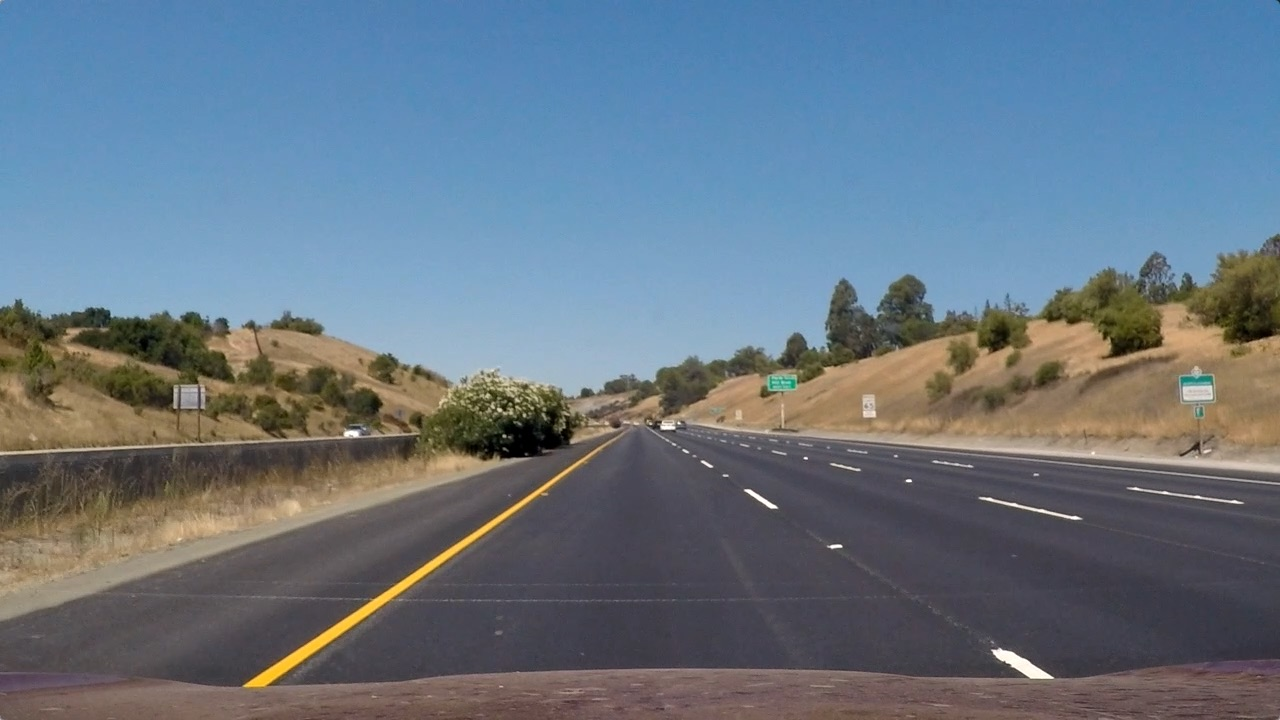
#> input picture test_images/straight_lines1.jpg, 1280 x 720 px; its folder holds only this picture in this run
$ python binarization_utils.py   (older library calls are emulated)
#> lines starting #> are read from the running program, lines starting #| are printed output that depends on the picture; after the words box and inside, x2 and y2 are one past the last pixel; in counts of white or black regions, pixels touching at a corner belong together
import cv2
import numpy as np
import glob
import matplotlib.pyplot as plt


def thresh_frame_in_HLS(frame, thresh=(170,255)):
    """
    Threshold a color frame in HLS space
    """
    hls = cv2.cvtColor(frame, cv2.COLOR_BGR2HLS)
    s_channel = hls[:,:,2]
    binary_output = np.zeros_like(s_channel)
    binary_output[(s_channel > thresh[0]) & (s_channel <= thresh[1])] = 1
    return binary_output

def thresh_frame_sobel(frame, kernel_size):
    """
    Apply Sobel edge detection to an input frame, then threshold the result
    """
    gray = cv2.cvtColor(frame, cv2.COLOR_BGR2GRAY)

    sobel_x = cv2.Sobel(gray, cv2.CV_64F, 1, 0, ksize=kernel_size)
    sobel_y = cv2.Sobel(gray, cv2.CV_64F, 0, 1, ksize=kernel_size)

    sobel_mag = np.sqrt(sobel_x ** 2 + sobel_y ** 2)
    sobel_mag = np.uint8(sobel_mag / np.max(sobel_mag) * 255)

    _, sobel_mag = cv2.threshold(sobel_mag, 50, 1, cv2.THRESH_BINARY)

    return sobel_mag.astype(bool)


def get_binary_from_equalized_grayscale(frame):
    """
    Apply histogram equalization to an input frame, threshold it and return the (binary) result.
    """
    gray = cv2.cvtColor(frame, cv2.COLOR_BGR2GRAY)

    eq_global = cv2.equalizeHist(gray)

    _, th = cv2.threshold(eq_global, thresh=250, maxval=255, type=cv2.THRESH_BINARY)

    return th


def binarize(img, verbose=True):
    """
    Convert an input frame to a binary image which highlight as most as possible the lane-lines.

    :param img: input color frame
    :param verbose: if True, show intermediate results
    :return: binarized frame
    """
    h, w = img.shape[:2]

    binary = np.zeros(shape=(h, w), dtype=np.uint8)

    # highlight yellow lines by threshold in HLS color space
    HLS_mask = thresh_frame_in_HLS(img)
    binary = np.logical_or(binary, HLS_mask)

    # highlight white lines by thresholding the equalized frame
    eq_white_mask = get_binary_from_equalized_grayscale(img)
    binary = np.logical_or(binary, eq_white_mask)

    # get Sobel binary mask (thresholded gradients)
    sobel_mask = thresh_frame_sobel(img, kernel_size=9)
    binary = np.logical_or(binary, sobel_mask)

    # apply a light morphology to "fill the gaps" in the binary image
    kernel = np.ones((5, 5), np.uint8)
    closing = cv2.morphologyEx(binary.astype(np.uint8), cv2.MORPH_CLOSE, kernel)

    if verbose:
        f, ax = plt.subplots(2, 3)
        f.set_facecolor('white')
        ax[0, 0].imshow(cv2.cvtColor(img, cv2.COLOR_BGR2RGB))
        ax[0, 0].set_title('input_frame')
        ax[0, 0].set_axis_off()
        ax[0, 0].set_axis_bgcolor('red')
        ax[0, 1].imshow(eq_white_mask, cmap='gray')
        ax[0, 1].set_title('white mask')
        ax[0, 1].set_axis_off()

        ax[0, 2].imshow(HSV_yellow_mask, cmap='gray')
        ax[0, 2].set_title('yellow mask')
        ax[0, 2].set_axis_off()

        ax[1, 0].imshow(sobel_mask, cmap='gray')
        ax[1, 0].set_title('sobel mask')
        ax[1, 0].set_axis_off()

        ax[1, 1].imshow(binary, cmap='gray')
        ax[1, 1].set_title('before closure')
        ax[1, 1].set_axis_off()

        ax[1, 2].imshow(closing, cmap='gray')
        ax[1, 2].set_title('after closure')
        ax[1, 2].set_axis_off()
        plt.show()

    return closing


if __name__ == '__main__':

    test_images = glob.glob('test_images/*.jpg')
    for test_image in test_images:
        img = cv2.imread(test_image)
#> img is the input picture: shape (720, 1280, 3); mean B, G, R 131.2, 117.7, 103.2
        binarize(img=img, verbose=True)
#> in binarize, `HLS_mask = thresh_frame_in_HLS(img)`:
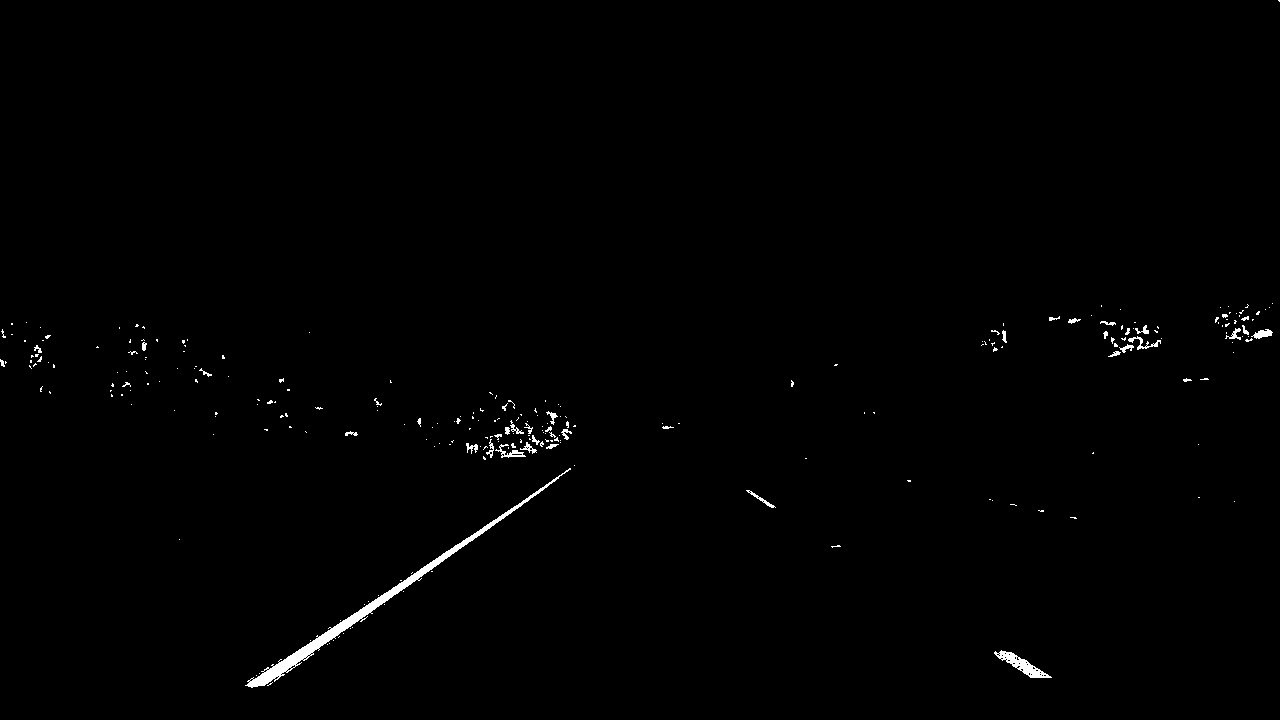
#> HLS_mask: shape (720, 1280); values 0 (black) and 1 (white), 0.65% white; 257 white regions (217 under 20 px), largest, box (x1, y1, x2, y2) and area: (245, 468, 571, 688) 2713, (994, 650, 1052, 678) 514, (495, 444, 526, 458) 142
#> in get_binary_from_equalized_grayscale, `eq_global = cv2.equalizeHist(gray)`:
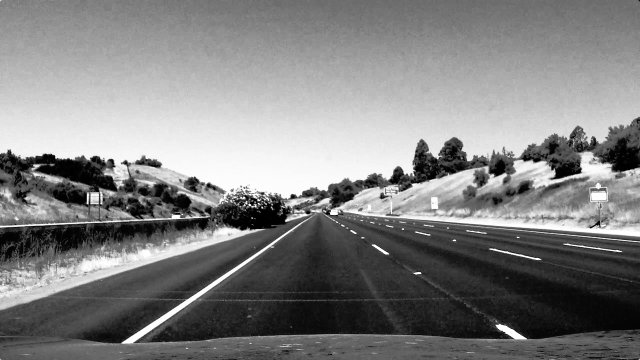
#> eq_global: shape (720, 1280) (shown at 1/2 size); min 0, max 255, mean 128.6
#> in thresh_frame_sobel, `sobel_y = cv2.Sobel(gray, cv2.CV_64F, 0, 1, ksize=kernel_size)`:
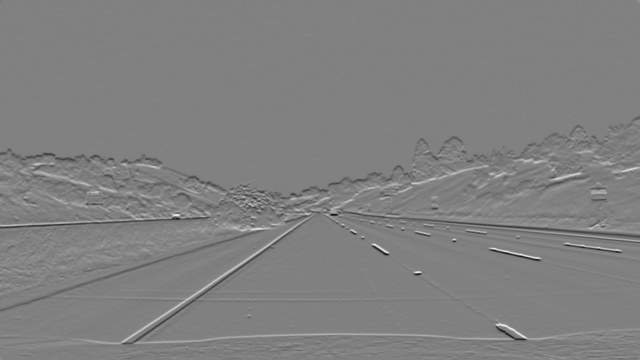
#> sobel_y: shape (720, 1280) float64 (shown at 1/2 size); min -1581900, max 1548409, mean -1112.9; drawn with min black and max white
#> in binarize, `closing = cv2.morphologyEx(binary.astype(np.uint8), cv2.MORPH_CLOSE, k..`:
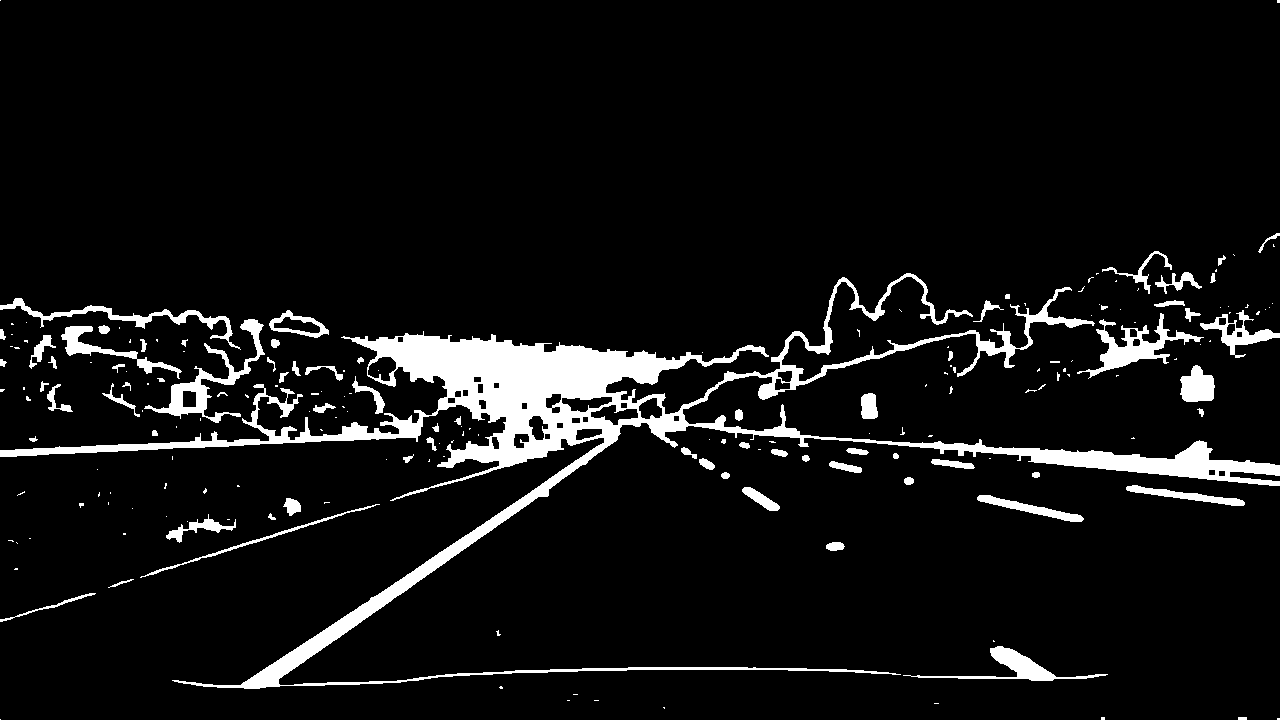
#> closing: shape (720, 1280); values 0 (black) and 1 (white), 7.1% white; 199 white regions (123 under 20 px), largest, box (x1, y1, x2, y2) and area: (0, 273, 1280, 689) 45092, (144, 319, 265, 423) 2214, (1077, 313, 1204, 379) 2063
#> (the run stopped early here; a loop or call above may not have finished)

$ run again, on test_images/test3.jpg
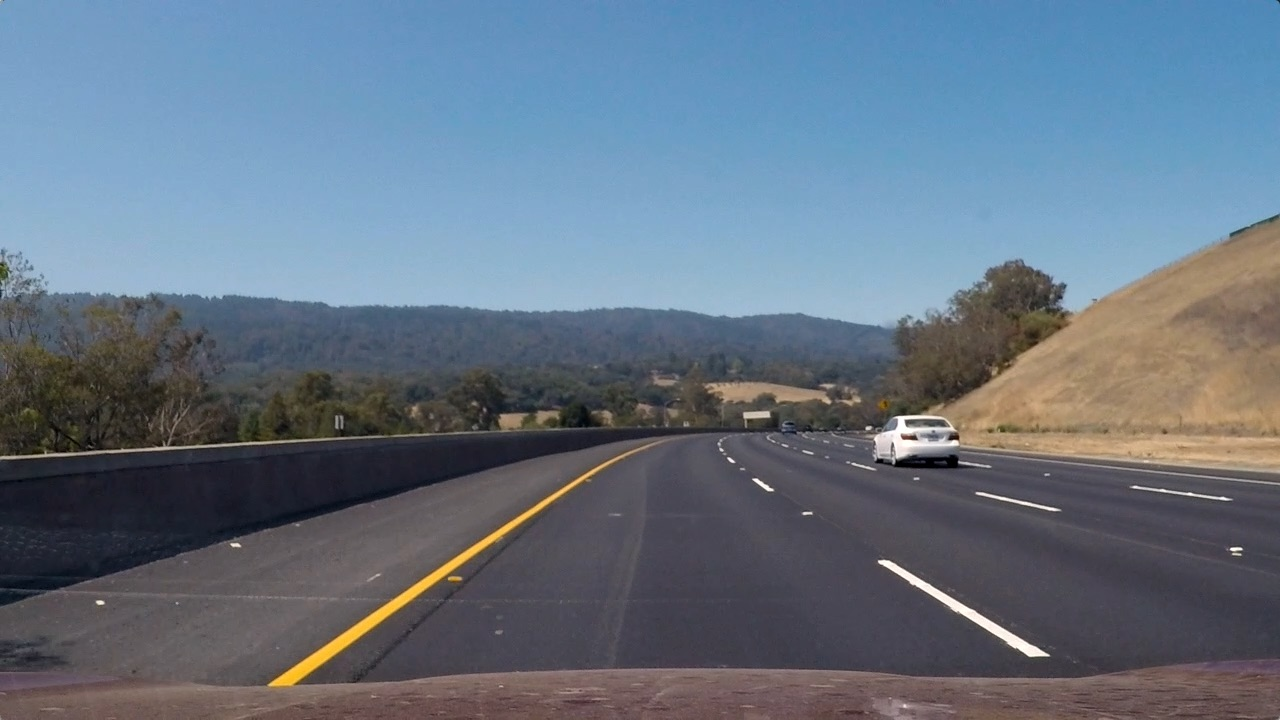
#> input picture test_images/test3.jpg, 1280 x 720 px
#> img is the input picture: shape (720, 1280, 3); mean B, G, R 130.7, 115.3, 101.1
#> hls: shape (720, 1280, 3); mean of channels 0, 1, 2 94.8, 115.7, 62.1
#> in binarize, `HLS_mask = thresh_frame_in_HLS(img)`:
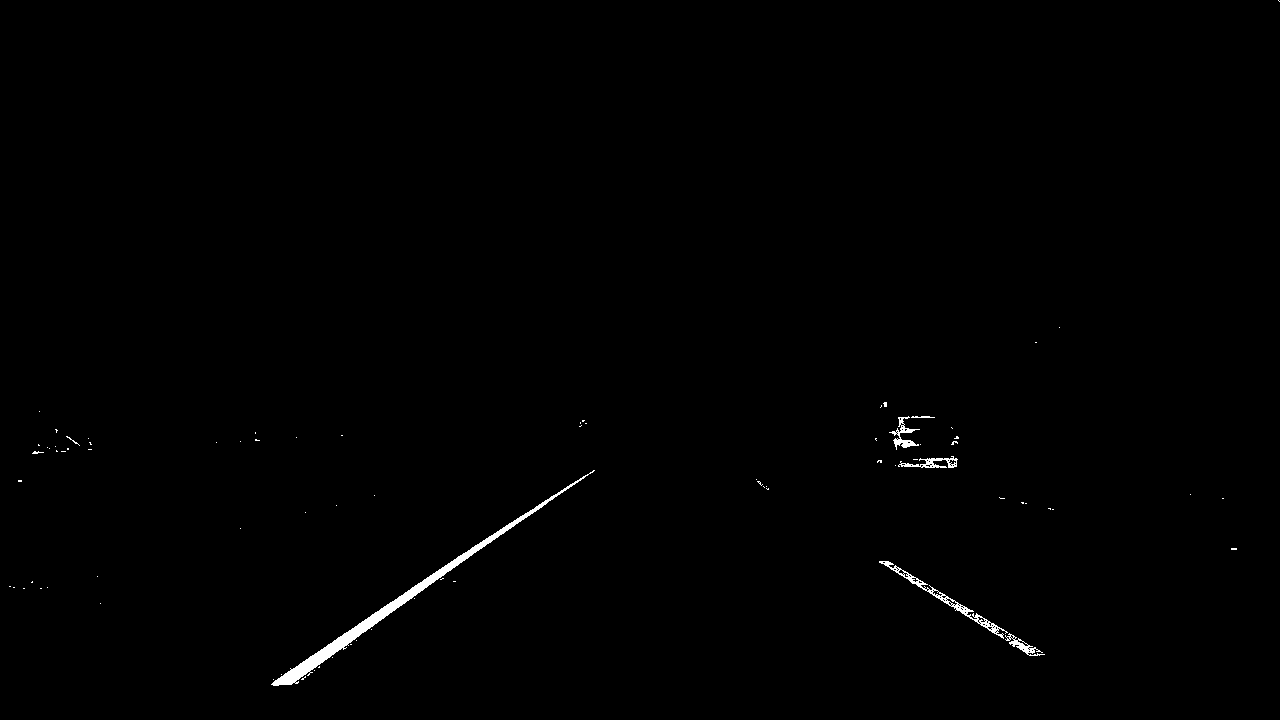
#> HLS_mask: shape (720, 1280); values 0 (black) and 1 (white), 0.51% white; 81 white regions (73 under 20 px), largest, box (x1, y1, x2, y2) and area: (271, 470, 595, 686) 2837, (879, 561, 1008, 639) 718, (889, 416, 920, 450) 302
#> th: shape (720, 1280); 2.4% white; 285 white regions (262 under 20 px), largest, box (x1, y1, x2, y2) and area: (48, 267, 948, 325) 12890, (269, 461, 612, 686) 2862, (874, 415, 959, 458) 1646
#> in binarize, `closing = cv2.morphologyEx(binary.astype(np.uint8), cv2.MORPH_CLOSE, k..`:
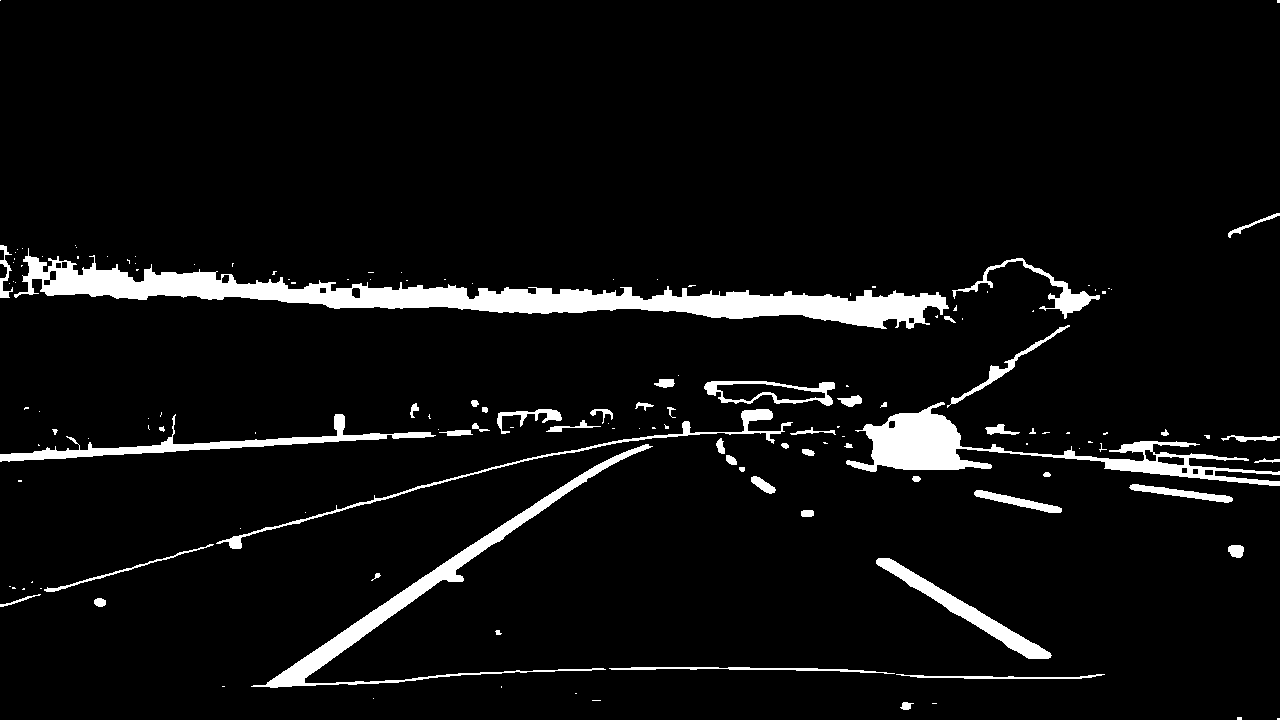
#> closing: shape (720, 1280); values 0 (black) and 1 (white), 5.8% white; 146 white regions (92 under 20 px), largest, box (x1, y1, x2, y2) and area: (14, 248, 949, 329) 20179, (846, 402, 1280, 486) 8151, (251, 444, 653, 688) 6364
